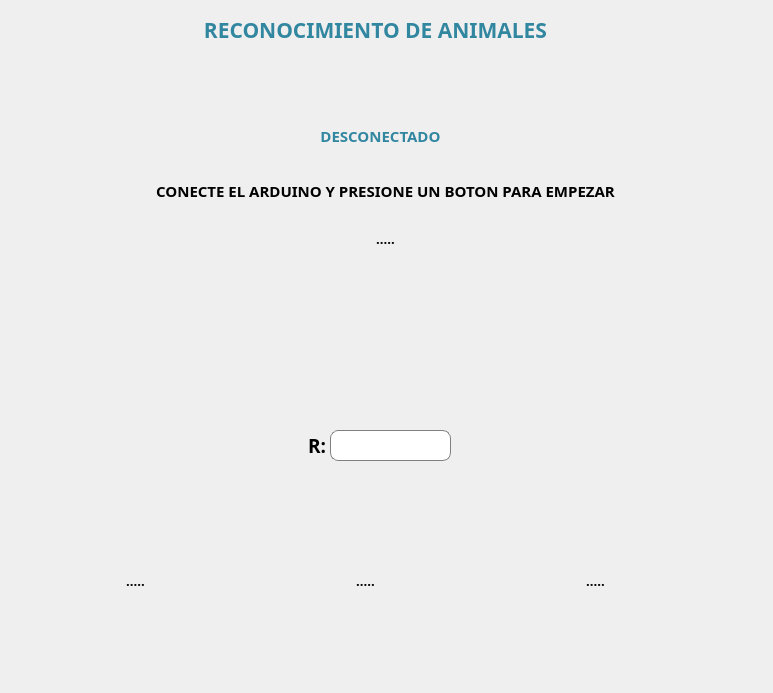
<?xml version="1.0" encoding="UTF-8"?>
<ui version="4.0">
 <class>MainWindow</class>
 <widget class="QMainWindow" name="MainWindow">
  <property name="geometry">
   <rect>
    <x>0</x>
    <y>0</y>
    <width>773</width>
    <height>693</height>
   </rect>
  </property>
  <property name="windowTitle">
   <string>MainWindow</string>
  </property>
  <property name="styleSheet">
   <string notr="true">QPushButton#btnIdentificar{
	color: white;
	border-width: 1px;
	border-radius: 8px;
	border-color:  #17bebb;
	border-style: outset;
	background-color: #17bebb;
}

QPushButton#btnIdentificar:pressed{
	border-color: #0e7c7b;
    border-style: inset;
	background-color: #0e7c7b;
}

QComboBox {
    border: 1px solid gray;
	border-radius: 8px;
}

/* QComboBox gets the &quot;on&quot; state when the popup is open */
QComboBox:!editable:on, QComboBox::drop-down:editable:on {
    background: #0e7c7b;
	color: white;
}

QComboBox:on { /* shift the text when the popup opens */
	background:red;
	color: white;
}

QComboBox::drop-down {
    border-left-width: 1px;
    border-left-color: darkgray;
    border-left-style: solid; /* just a single line */
    border-top-right-radius: 8px; /* same radius as the QComboBox */
    border-bottom-right-radius: 8px;
}

QComboBox::down-arrow {
    /*image: url(/usr/share/icons/crystalsvg/16x16/actions/1downarrow.png);*/
	image:url(./src/img/search.svg);
	width: 12px;
	height: 12px;

}

QComboBox::down-arrow:on { /* shift the arrow when popup is open */
	image:url(./src/img/search_w.svg);
	width: 12px;
	height: 12px;
}

QLineEdit{
	border: 1px solid gray;
	border-radius: 8px;
}

QLineEdit:read-only{
	border-color: darkgray;
	background: #ccdbdc;
}
</string>
  </property>
  <widget class="QWidget" name="centralwidget">
   <widget class="QLineEdit" name="txtRespuesta">
    <property name="enabled">
     <bool>true</bool>
    </property>
    <property name="geometry">
     <rect>
      <x>330</x>
      <y>430</y>
      <width>121</width>
      <height>31</height>
     </rect>
    </property>
    <property name="font">
     <font>
      <pointsize>14</pointsize>
     </font>
    </property>
    <property name="alignment">
     <set>Qt::AlignCenter</set>
    </property>
   </widget>
   <widget class="QLabel" name="label_6">
    <property name="geometry">
     <rect>
      <x>260</x>
      <y>430</y>
      <width>71</width>
      <height>31</height>
     </rect>
    </property>
    <property name="font">
     <font>
      <family>JetBrains Mono</family>
      <pointsize>14</pointsize>
      <weight>75</weight>
      <bold>true</bold>
     </font>
    </property>
    <property name="styleSheet">
     <string notr="true">color: black</string>
    </property>
    <property name="text">
     <string>R: </string>
    </property>
    <property name="alignment">
     <set>Qt::AlignRight|Qt::AlignTrailing|Qt::AlignVCenter</set>
    </property>
   </widget>
   <widget class="QLabel" name="label_5">
    <property name="geometry">
     <rect>
      <x>90</x>
      <y>0</y>
      <width>571</width>
      <height>61</height>
     </rect>
    </property>
    <property name="font">
     <font>
      <family>JetBrains Mono</family>
      <pointsize>17</pointsize>
      <weight>75</weight>
      <bold>true</bold>
      <underline>false</underline>
     </font>
    </property>
    <property name="styleSheet">
     <string notr="true">color: #3186a0</string>
    </property>
    <property name="text">
     <string>&lt;html&gt;&lt;head/&gt;&lt;body&gt;&lt;p align=&quot;center&quot;&gt;&lt;span style=&quot; font-size:16pt; font-weight:600;&quot;&gt;RECONOCIMIENTO DE ANIMALES&lt;/span&gt;&lt;/p&gt;&lt;/body&gt;&lt;/html&gt;</string>
    </property>
    <property name="alignment">
     <set>Qt::AlignCenter</set>
    </property>
   </widget>
   <widget class="QPushButton" name="btnArduino">
    <property name="geometry">
     <rect>
      <x>340</x>
      <y>50</y>
      <width>71</width>
      <height>71</height>
     </rect>
    </property>
    <property name="styleSheet">
     <string notr="true">border-radius: 1px</string>
    </property>
    <property name="text">
     <string/>
    </property>
    <property name="icon">
     <iconset>
      <normaloff>src/img/arduino-logo.png</normaloff>src/img/arduino-logo.png</iconset>
    </property>
    <property name="iconSize">
     <size>
      <width>50</width>
      <height>50</height>
     </size>
    </property>
   </widget>
   <widget class="QLabel" name="lblArdState">
    <property name="geometry">
     <rect>
      <x>280</x>
      <y>120</y>
      <width>201</width>
      <height>31</height>
     </rect>
    </property>
    <property name="font">
     <font>
      <family>JetBrains Mono</family>
      <pointsize>11</pointsize>
      <weight>75</weight>
      <bold>true</bold>
     </font>
    </property>
    <property name="styleSheet">
     <string notr="true">color: #3186a0</string>
    </property>
    <property name="text">
     <string>DESCONECTADO</string>
    </property>
    <property name="alignment">
     <set>Qt::AlignCenter</set>
    </property>
   </widget>
   <widget class="QLabel" name="lblPregunta">
    <property name="geometry">
     <rect>
      <x>10</x>
      <y>170</y>
      <width>751</width>
      <height>41</height>
     </rect>
    </property>
    <property name="font">
     <font>
      <family>JetBrains Mono</family>
      <pointsize>11</pointsize>
      <weight>75</weight>
      <bold>true</bold>
     </font>
    </property>
    <property name="styleSheet">
     <string notr="true">color: Black</string>
    </property>
    <property name="text">
     <string>CONECTE EL ARDUINO Y PRESIONE UN BOTON PARA EMPEZAR</string>
    </property>
    <property name="alignment">
     <set>Qt::AlignCenter</set>
    </property>
   </widget>
   <widget class="QLabel" name="lblRespuesta">
    <property name="geometry">
     <rect>
      <x>10</x>
      <y>230</y>
      <width>751</width>
      <height>181</height>
     </rect>
    </property>
    <property name="font">
     <font>
      <family>JetBrains Mono</family>
      <pointsize>10</pointsize>
      <weight>75</weight>
      <bold>true</bold>
     </font>
    </property>
    <property name="styleSheet">
     <string notr="true">color: #fffff</string>
    </property>
    <property name="text">
     <string>.....</string>
    </property>
    <property name="alignment">
     <set>Qt::AlignHCenter|Qt::AlignTop</set>
    </property>
   </widget>
   <widget class="QLabel" name="image1">
    <property name="geometry">
     <rect>
      <x>20</x>
      <y>490</y>
      <width>231</width>
      <height>181</height>
     </rect>
    </property>
    <property name="font">
     <font>
      <family>JetBrains Mono</family>
      <pointsize>10</pointsize>
      <weight>75</weight>
      <bold>true</bold>
     </font>
    </property>
    <property name="styleSheet">
     <string notr="true">color: #fffff</string>
    </property>
    <property name="text">
     <string>.....</string>
    </property>
    <property name="alignment">
     <set>Qt::AlignCenter</set>
    </property>
   </widget>
   <widget class="QLabel" name="image2">
    <property name="geometry">
     <rect>
      <x>250</x>
      <y>490</y>
      <width>231</width>
      <height>181</height>
     </rect>
    </property>
    <property name="font">
     <font>
      <family>JetBrains Mono</family>
      <pointsize>10</pointsize>
      <weight>75</weight>
      <bold>true</bold>
     </font>
    </property>
    <property name="styleSheet">
     <string notr="true">color: #fffff</string>
    </property>
    <property name="text">
     <string>.....</string>
    </property>
    <property name="alignment">
     <set>Qt::AlignCenter</set>
    </property>
   </widget>
   <widget class="QLabel" name="image3">
    <property name="geometry">
     <rect>
      <x>480</x>
      <y>490</y>
      <width>231</width>
      <height>181</height>
     </rect>
    </property>
    <property name="font">
     <font>
      <family>JetBrains Mono</family>
      <pointsize>10</pointsize>
      <weight>75</weight>
      <bold>true</bold>
     </font>
    </property>
    <property name="styleSheet">
     <string notr="true">color: #fffff</string>
    </property>
    <property name="text">
     <string>.....</string>
    </property>
    <property name="alignment">
     <set>Qt::AlignCenter</set>
    </property>
   </widget>
  </widget>
 </widget>
 <resources/>
 <connections/>
</ui>
